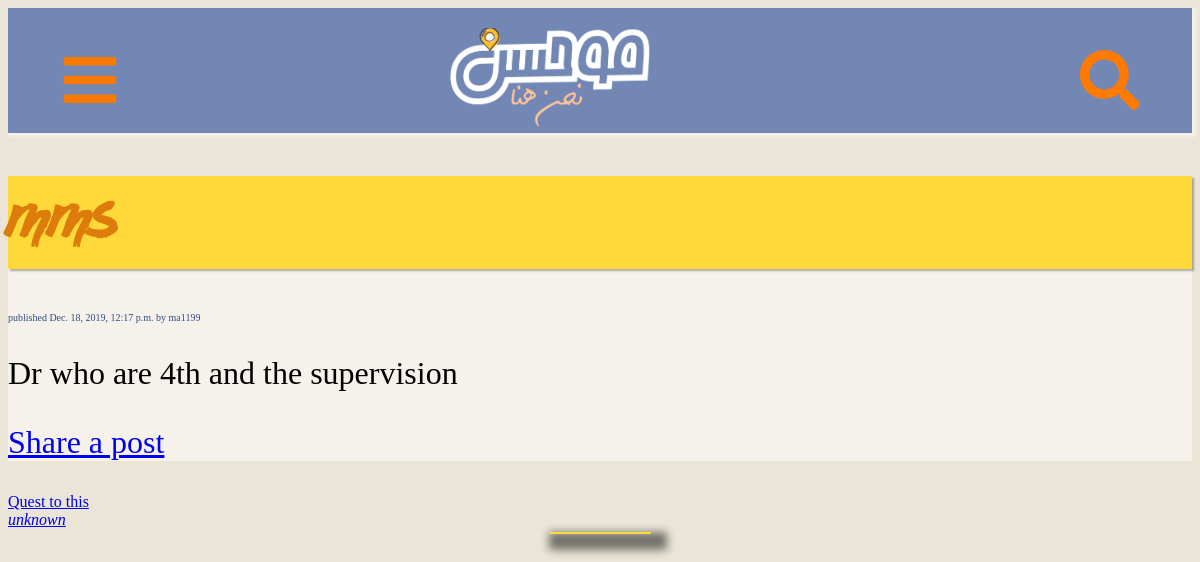
The app's page /blog/2019/12/18/mms with its own data.
### blog/models.py (models this page shows, shortened)
class Post(models.Model):
    STATUS_CHOICES = (
        ('draft','Draft'),
        ('published', 'Published')
    )
    title = models.CharField(max_length=250)
    slug = models.SlugField(max_length=250, unique_for_date='publish')
    author = models.ForeignKey(User, on_delete=models.CASCADE, related_name='blog_posts')
    body = models.TextField()
    publish = models.DateTimeField(default=timezone.now)
    created = models.DateTimeField(auto_now_add=True)
    updated = models.DateTimeField(auto_now=True)
    status = models.CharField(max_length=10, choices=STATUS_CHOICES, default='draft')
    class Meta:
        ordering = ('-publish',)
    objects = models.Manager() # The default manager.
    published = PublishedManager() # The custom manager.

### blog/views.py (the view)
# urls.py: path('<int:year>/<int:month>/<int:day>/<slug:post>', views.post_detail, name='post_detail'),
def post_detail(request, year, month, day, post):
    post = get_object_or_404(Post, slug=post, status='published', publish__year=year, publish__month=month, publish__day=day)
    print("*********\n",request.META.get("REMOTE_ADDR"),"*********")
    return render(request, 'blog/post/detail.html', {'post': post})

### templates/blog/post/detail.html (shortened to what this page needs)
{% extends "blog/base.html" %}
{% block content %}
<h1> {{ post.title }}</h1>
<p class="date">
  published {{ post.publish }} by {{ post.author }}
</p>
{{ post.body|linebreaks }}
<p>
  <a href="{% url "blog:post_share" post.id %}">
    Share a post
  </a>
</p>
{% endblock %}

### static/css/blog.css (style rules this page uses)
body { height: 100vh; background: rgb(234, 229, 214); }
.date { color: rgb(50, 75, 133); font-size: 10px; }
#content h1 { font-family: "Ampersand"; color: rgb(221, 124, 10); background: rgb(270, 216, 58); box-shadow: 2px 2px 2px 0px rgba(0, 0, 0, .3); }

### records on screen
Post: title "mms", publish "Dec. 18, 2019, 12:17 p.m.", author "ma1199", body "Dr who are 4th and the supervision"
